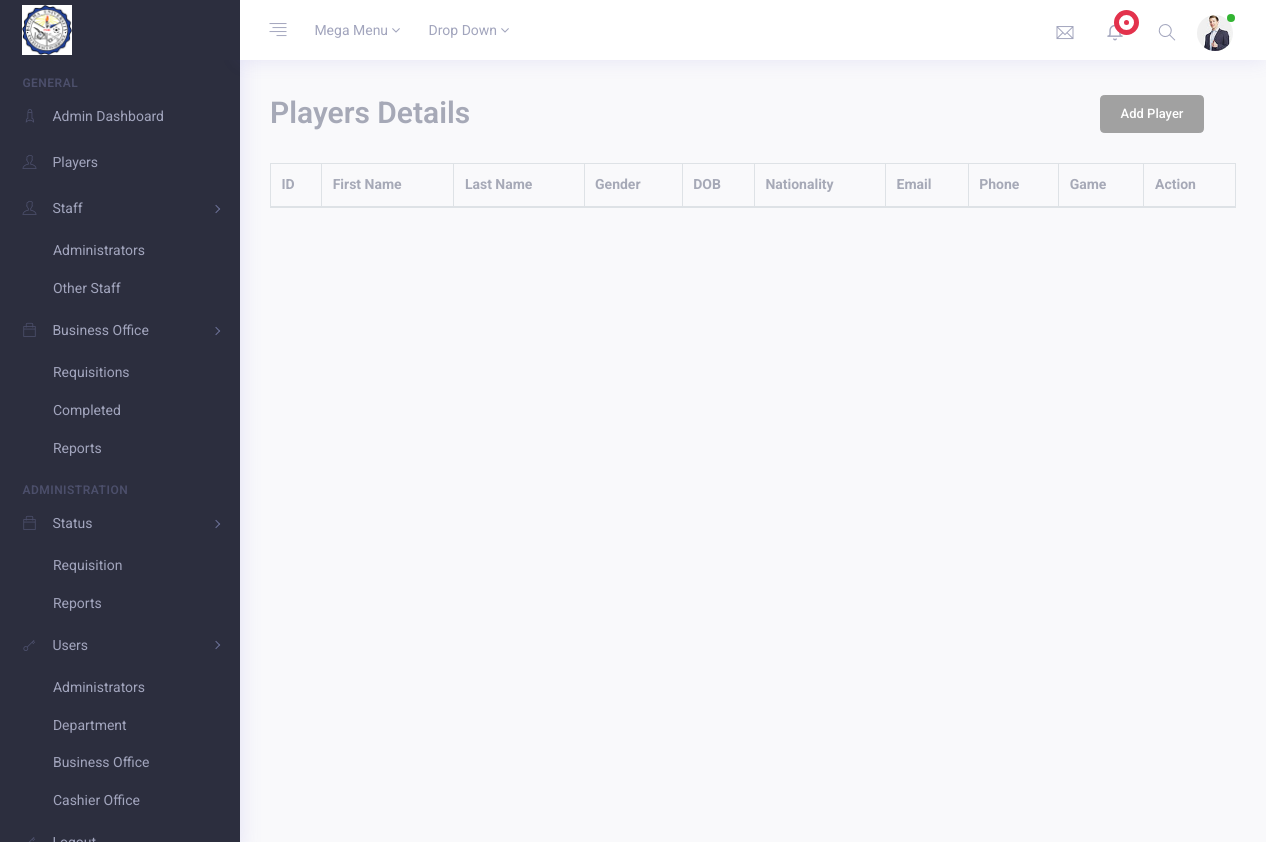
Page /players/ on the earlier database version.
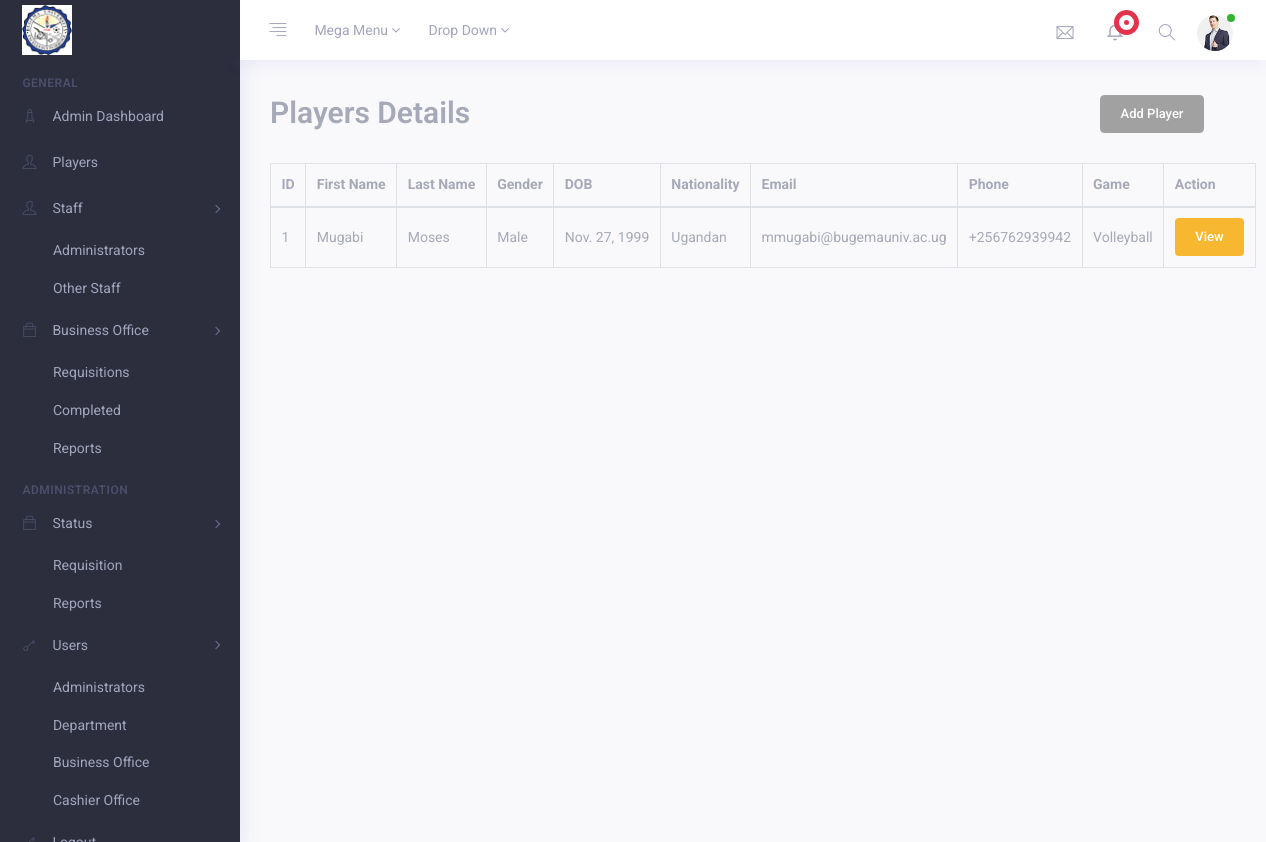
Same page on the later database version.
### administrator/models.py (models this page shows)
class Player(models.Model):
    player_id = models.AutoField(primary_key=True)
    first_name = models.CharField(max_length=100)
    last_name = models.CharField(max_length=100)
    gender_choices = [
        ('Male', 'Male'),
        ('Female', 'Female'),
    ]
    gender = models.CharField(max_length=30, choices=gender_choices, default=None)
    dob = models.DateField()
    nationality = models.CharField(max_length=100)
    email = models.EmailField(max_length=100)
    phone_number = models.CharField(max_length=50)
    player_game_choices = [
        ('Volleyball', 'Volleyball'),
        ('Football', 'Football'),
        ('Basketball', 'Basketball'),
        ('Netball', 'Netball'),
    ]
    player_game = models.CharField(max_length=50, choices=player_game_choices, default='Volleyball')
    position = models.CharField(max_length=100)
    jersey_no = models.IntegerField()
    medical_condition = models.CharField(max_length=100)

### administrator/views.py (the view)
# urls.py: path('players/', views.players, name="players"),
def players(request):
    players = Player.objects.all()
    return render(request, "players.html", {'players': players})

### administrator/templates/players.html (shortened to what this page needs)
{% extends 'root.html' %}
{% load static %}
{% block content %}
{% load crispy_forms_tags %}
<div class="container-fluid">
    <div class="row">
        <div class="col-md-12 m-b-30">
            <form method="POST" action="">
                <div class="row">
                  <div class="col-10">
                    <h2 class="text-muted">Players Details</h2>
                  </div>
                  <div class="col-2">
                    <a class="btn btn-lg btn-secondary" href="{% url 'add_player' %}" role="button">Add Player</a>
                  </div>
              </div><br />
                <div class="display_table">
                    <table class='table table-bordered'>
                      <thead>
                        <tr>
                          <th>ID</th>
                          <th>First Name</th>
                          <th>Last Name</th>
                          <th>Gender</th>
                          <th>DOB</th>
                          <th>Nationality</th>
                          <th>Email</th>
                          <th>Phone</th>
                          <th>Game</th>
                          <th>Action</th>
                        </tr>
                      </thead>
                      {% for player in players %}
                      <tbody>
                        <tr>
                          <td>{{ player.player_id }}</td>
                          <td>{{ player.first_name }}</td>
                          <td>{{ player.last_name }}</td>
                          <td>{{ player.gender }}</td>
                          <td>{{ player.dob }}</td>
                          <td>{{ player.nationality }}</td>
                          <td>{{ player.email }}</td>
                          <td>{{ player.phone_number }}</td>
                          <td>{{ player.player_game }}</td>
                          <td>
                              <a href="" class="btn btn-warning">View</a>
                          </td>
                        </tr>
                      </tbody>
                      {% endfor %}
                    </table>
            </form>
        </div>
    </div>
</div>
{% endblock content %}

### administrator/templates/root.html (shortened to what this page needs)
{% load static %}
<!DOCTYPE html>
<html>
    {% include 'head.html' %}
    <body>
        <div class="app">
            <div class="app-wrap">
                {% include 'topbar.html' %}
                <div class="app-container">
                    {% include 'sidebar.html' %}
                    <div class="app-main" id="main">
                        {% block content %}
                        {% endblock content %}
                    </div>
                </div>
            </div>
        </div>
        {% include 'footer.html' %}
    </body>
</html>

### administrator/templates/head.html (shortened to what this page needs)
{% load static %}
<head>
    <link rel="stylesheet" type="text/css" href="{% static 'css/vendors.css' %}" />
    <link rel="stylesheet" type="text/css" href="{% static 'css/style.css' %}" />
</head>

### administrator/templates/topbar.html (shortened to what this page needs)
{% load static %}
<header class="app-header top-bar">
    <nav class="navbar navbar-expand-md">
        <div class="navbar-header d-flex align-items-center">
            <a class="navbar-brand" href="index.html">
                <img src="{% static 'img/bulogo.png' %}" class="img-fluid logo-desktop" alt="bulogo" />
            </a>
        </div>
        <div class="collapse navbar-collapse" id="navbarSupportedContent">
            <div class="navigation d-flex">
                <ul class="navbar-nav nav-left">
                    <li class="nav-item">
                        <a href="javascript:void(0)" class="nav-link sidebar-toggle">
                            <i class="ti ti-align-right"></i>
                        </a>
                    </li>
                    <li class="nav-item">
                        <a class="nav-link  " href="javascript:void(0)" id="navbarDropdown" role="button" data-toggle="dropdown" aria-haspopup="true" aria-expanded="false">Mega Menu
                            <i class="fa fa-angle-down"></i>
                        </a>
                    </li>
                    <li class="nav-item dropdown">
                        <a href="javascript:void(0)" class="nav-link " id="navbarDropdown1" role="button" data-toggle="dropdown" aria-haspopup="true" aria-expanded="false">Drop Down
                            <i class="fa fa-angle-down"></i>
                        </a>
                    </li>
                    <li class="nav-item full-screen d-none d-lg-block" id="btnFullscreen">
                        <a href="javascript:void(0)" class="nav-link expand">
                        </a>
                    </li>
                </ul>
                <ul class="navbar-nav nav-right ml-auto">
                    <li class="nav-item dropdown">
                        <a class="nav-link dropdown-toggle" href="javascript:void(0)" id="navbarDropdown2" role="button" data-toggle="dropdown" aria-haspopup="true" aria-expanded="false">
                            <i class="ti ti-email"></i>
                        </a>
                    </li>
                    <li class="nav-item dropdown">
                        <a class="nav-link dropdown-toggle" href="javascript:void(0)" id="navbarDropdown3" role="button" data-toggle="dropdown" aria-haspopup="true" aria-expanded="false">
                            <i class="fe fe-bell"></i>
                            <span class="notify">
                                        <span class="blink"></span>
                            <span class="dot"></span>
                            </span>
                        </a>
                    </li>
                    <li class="nav-item">
                        <a class="nav-link search" href="javascript:void(0)">
                            <i class="ti ti-search"></i>
                        </a>
                    </li>
                    <li class="nav-item dropdown user-profile">
                        <a href="javascript:void(0)" class="nav-link dropdown-toggle " id="navbarDropdown4" role="button" data-toggle="dropdown" aria-haspopup="true" aria-expanded="false">
                            <img src="{% static 'img/avtar/02.jpg' %}" alt="avtar-img">
                            <span class="bg-success user-status"></span>
                        </a>
                    </li>
                </ul>
            </div>
        </div>
    </nav>
</header>

### administrator/templates/sidebar.html (shortened to what this page needs)
{% load static %}
<aside class="app-navbar">
    <div class="sidebar-nav scrollbar scroll_light">
        <ul class="metismenu " id="sidebarNav">
            <li class="nav-static-title">General</li>
            <li><a href="{% url "adminDashboard" %}" aria-expanded="false"><i class="nav-icon ti ti-rocket"></i><span class="nav-title">Admin Dashboard</span></a> </li>
            <li><a href="{% url "players" %}" aria-expanded="false"><i class="nav-icon ti ti-user"></i><span class="nav-title">Players</span></a> </li>
            <li>
                <a class="has-arrow" href="javascript:void(0)" aria-expanded="false"><i class="nav-icon ti ti-user"></i> <span class="nav-title">Staff</span></a>
                <ul aria-expanded="false">
                    <li> <a href="{% url 'administrators' %}">Administrators</a> </li>
                    <li> <a href="{% url 'staff' %}">Other Staff</a> </li>
                </ul>
            </li>
            <li>
                <a class="has-arrow" href="javascript:void(0)" aria-expanded="false"><i class="nav-icon ti ti-bag"></i> <span class="nav-title">Business Office</span></a>
                <ul aria-expanded="false">
                    <li> <a href="ui-alerts.html">Requisitions</a> </li>
                    <li> <a href="ui-accordions.html">Completed</a> </li>
                    <li> <a href="ui-accordions.html">Reports</a> </li>
                </ul>
            </li>
            <li class="nav-static-title">Administration</li>
            <li>
                <a class="has-arrow" href="javascript:void(0)" aria-expanded="false"><i class="nav-icon ti ti-bag"></i> <span class="nav-title">Status</span></a>
                <ul aria-expanded="false">
                    <li> <a href="{% url "reqst" %}">Requisition</a> </li>
                    <li> <a href="{% url "repst" %}">Reports</a> </li>
                </ul>
            </li>
            <li>
                <a class="has-arrow" href="javascript:void(0)" aria-expanded="false"><i class="nav-icon ti ti-key"></i> <span class="nav-title">Users</span></a>
                <ul aria-expanded="false">
                    <li> <a href="widget-chart.html">Administrators</a> </li>
                    <li> <a href="widget-list.html">Department</a> </li>
                    <li> <a href="widget-social.html">Business Office</a> </li>
                    <li> <a href="widget-social.html">Cashier Office</a> </li>
                </ul>
            </li>
            <li><a href="" aria-expanded="false"><i class="nav-icon ti ti-key"></i><span class="nav-title">Logout</span></a> </li>
        </ul>
    </div>
</aside>

### administrator/templates/footer.html (shortened to what this page needs)
<footer class="main-footer">
    <div class="pull-right hidden-xs">
    </div>
    <strong> &copy; {% now "Y" %} -  rms-bu</a></strong>
</footer>

### administrator/templates/scripts.html (shortened to what this page needs)
{% load static %}

Differences in the rows shown:
added Player: player_id "1", first_name "Mugabi", last_name "Moses", gender "Male", dob "Nov. 27, 1999", nationality "Ugandan", email "mmugabi@bugemauniv.ac.ug", phone_number "+256762939942", player_game "Volleyball"
